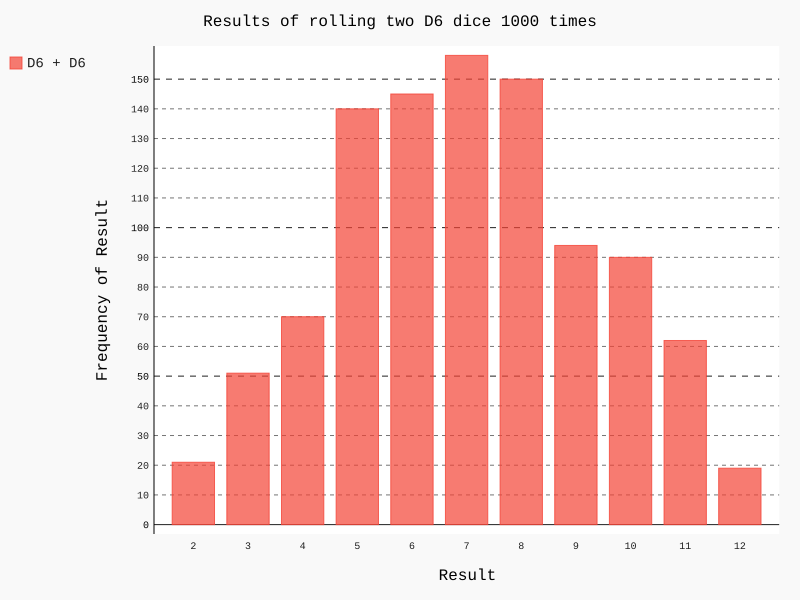

Here is the Python script that generated this plot:
import pygal
from die import Die

# Cria dois dados D6
die_1 = Die()
die_2 = Die()

# Faz alguns lançamentos e armazena os resultados em uma lista
results = []
for roll_num in range(1000):
	result = die_1.roll() + die_2.roll()
	results.append(result)

# Analisa os resultados
frequencies = []
max_result = die_1.num_sides + die_2.num_sides
for value in range(2, max_result+1):
	frequency = results.count(value)
	frequencies.append(frequency)

# Visualiza os resultados
hist = pygal.Bar()

hist.title = "Results of rolling two D6 dice 1000 times"
hist.x_labels = ['2', '3', '4', '5' , '6', '7', '8', '9', '10', '11', '12']
hist.x_title = "Result"
hist.y_title = "Frequency of Result"

hist.add('D6 + D6', frequencies)
hist.render_to_file('dice_visual.svg')
